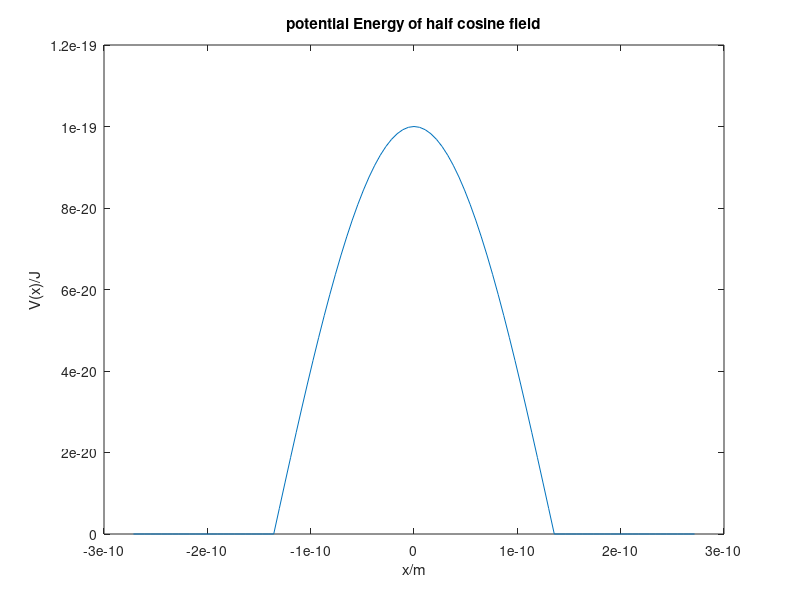

The MATLAB source for this figure:
a = 5.43 * 10^(-10);
m_0 = 9.1 * 10^(-31);
h = 6.63 * 10^(-34);

x = -a/2:a/100:a/2;
V = 10^(-19) * cos(2*pi/a*x) .* (x < a/4 & x > -a/4);

% plot x and V
plot(x, V);
xlabel('x/m');
ylabel('V(x)/J');
title('potential Energy of half cosine field');

